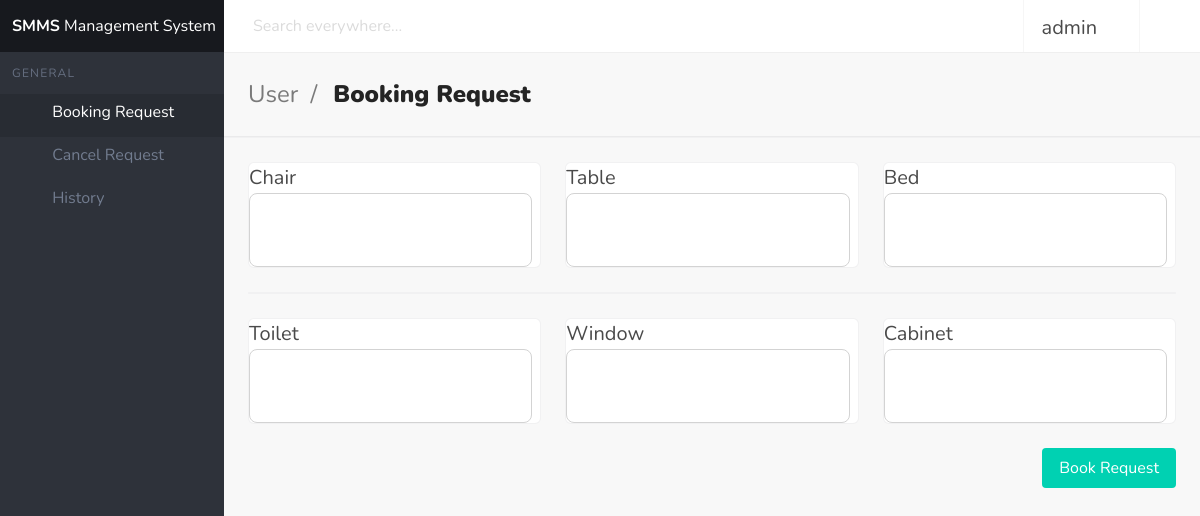
The app's page /home/ (signed in) with its own data.
### general/models.py (models this page shows)
class MaintenanceEquipment(models.Model):
    WINDOW = 'Window'
    TOLIET = 'Toilet'
    BED = 'Bed'
    CABINET = 'Cabinet'
    TABLE = 'Table'
    CHAIR = 'Chair'
    CATEGORY_CHOICES = [
        (WINDOW, 'Window'),
        (TOLIET, 'Toilet'),
        (BED, 'Bed'),
        (CABINET, 'Cabinet'),
        (TABLE, 'Table'),
        (CHAIR, 'Chair'),
    ]
    category = models.CharField(max_length=255, choices=CATEGORY_CHOICES)
    image_Url = models.CharField(max_length=2083)

### general/views.py (the view)
# urls.py: path('home/', views.userBooking, name="userBooking"),
def userBooking(request):
    equipment = MaintenanceEquipment.objects.all()[0]
    equipment2 = MaintenanceEquipment.objects.all()[1]
    equipment3 = MaintenanceEquipment.objects.all()[2]
    equipment4 = MaintenanceEquipment.objects.all()[3]
    equipment5 = MaintenanceEquipment.objects.all()[4]
    equipment6 = MaintenanceEquipment.objects.all()[5]
    form = CreateMaintenanceRequest(request.POST or None)
    if form.is_valid():
        form.save()
        form = CreateMaintenanceRequest()
        print("Success")
        return redirect('userBooking')
    context = {'equipment': equipment,
               'equipment2': equipment2, 'equipment3': equipment3,
               'equipment4': equipment4, 'equipment5': equipment5,
               'equipment6': equipment6, 'form': form}
    return render(request, 'userBooking.html', context)

### general/forms.py
class CreateMaintenanceRequest(ModelForm):
    class Meta:
        model = MaintenanceRequest
        fields = ['hostel', 'category', 'progress', 'remark']
        widgets = {
            'hostel': TextInput(attrs={
                'class': "control",
                'style': 'width: 100%; border: 1px solid #03071e; outline: none;',
            }),
            'category': Select(attrs={
                'class': "select is-fullwidth",
                'style': 'border: 1px solid  #03071e; outline: none;',
            }),
            'progress': Select(attrs={
                'class': "select is-fullwidth",
                'style': 'border: 1px solid #03071e; outline: none;',
            }),
            'remark': Textarea(attrs={
                'class': "textarea",
                'style': 'width: 100%; border: 1px solid #03071e; outline: none;',
            }),
        }

### general/templates/userBooking.html (shortened to what this page needs)
<!DOCTYPE html>
{% load static %}
<html
  lang="en"
  class="
    has-aside-left
    has-aside-mobile-transition
    has-navbar-fixed-top
    has-aside-expanded
  "
>
  <head>
    <link rel="stylesheet" href="{% static 'userMain.min.css' %}" />
  </head>
  <body>
    <div id="app">
      <form method="POST" action="">
        <nav id="navbar-main" class="navbar is-fixed-top">
          <div class="navbar-brand">
            <div class="navbar-item has-control">
              <div class="control">
                <input placeholder="Search everywhere..." class="input" />
              </div>
            </div>
          </div>
          <div class="navbar-menu fadeIn animated faster" id="navbar-menu">
            <div class="navbar-end">
              <div
                class="
                  navbar-item
                  has-dropdown
                  has-dropdown-with-icons
                  has-divider
                  has-user-avatar
                  is-hoverable
                "
              >
                <a class="navbar-link is-arrowless">
                  <div
                    class="is-user-name"
                    style="font-size: 20px; margin-top: 3px"
                  >
                    <span>{{request.user}}</span>
                  </div>
                  <span class="icon"></span>
                </a>
              </div>
              <a
                title="Log out"
                class="navbar-item is-desktop-icon-only"
                href="{% url 'logout' %}"
              >
                <span class="icon"></span>
              </a>
            </div>
          </div>
        </nav>
        <aside class="aside is-placed-left is-expanded">
          <div class="aside-tools">
            <div class="aside-tools-label">
              <span><b>SMMS</b> Management System</span>
            </div>
          </div>
          <div class="menu is-menu-main">
            <p class="menu-label">General</p>
            <ul class="menu-list">
              <li>
                <a
                  href="{% url 'userBooking' %}"
                  class="is-active router-link-active has-icon"
                >
                  <span class="icon"></span>
                  <span class="menu-item-label">Booking Request</span>
                </a>
              </li>
            </ul>
            <ul class="menu-list">
              <li>
                <a href="{% url 'userCancel' %}" class="has-icon">
                  <span class="icon"
                    ></span>
                  <span class="menu-item-label">Cancel Request</span>
                </a>
              </li>
              <li>
                <a href="{% url 'userHistory' %}" class="has-icon">
                  <span class="icon"></span>
                  <span class="menu-item-label">History</span>
                </a>
              </li>
            </ul>
          </div>
        </aside>
        <section class="section is-title-bar">
          <div class="level">
            <div class="level-left">
              <div class="level-item">
                <ul>
                  <li>User</li>
                  <li>Booking Request</li>
                </ul>
              </div>
            </div>
          </div>
        </section>
        <section class="hero is-hero-bar"></section>
        <section class="section is-main-section">
          <div class="tile is-ancestor">
            <div class="tile is-parent">
              <div class="card tile is-child textFile">
                <p style="font-size: 20px">{{equipment.category}}</p>
                <div
                  class="card-content dashboardCard-content"
                  style="margin-right: 8px"
                >
                  <div class="level is-mobile">
                    <div class="level-item">
                    </div>
                  </div>
                </div>
              </div>
            </div>
            <div class="tile is-parent">
              <div class="card tile is-child textFile">
                <p style="font-size: 20px">{{equipment2.category}}</p>
                <div
                  class="card-content dashboardCard-content"
                  style="margin-right: 8px"
                >
                  <div class="level is-mobile">
                    <div class="level-item">
                    </div>
                  </div>
                </div>
              </div>
            </div>
            <div class="tile is-parent">
              <div class="card tile is-child textFile">
                <p style="font-size: 20px">{{equipment3.category}}</p>
                <div
                  class="card-content dashboardCard-content"
                  style="margin-right: 8px"
                >
                  <div class="level is-mobile">
                    <div class="level-item">
                    </div>
                  </div>
                </div>
              </div>
            </div>
          </div>
          <div class="card"></div>
        </section>
        <section class="section is-main-section">
          <div class="tile is-ancestor">
            <div class="tile is-parent">
              <div class="card tile is-child textFile">
                <p style="font-size: 20px">{{equipment4.category}}</p>
                <div
                  class="card-content dashboardCard-content"
                  style="margin-right: 8px"
                >
                  <div class="level is-mobile">
                    <div class="level-item">
                    </div>
                  </div>
                </div>
              </div>
            </div>
            <div class="tile is-parent">
              <div class="card tile is-child textFile">
                <p style="font-size: 20px">{{equipment5.category}}</p>
                <div
                  class="card-content dashboardCard-content"
                  style="margin-right: 8px"
                >
                  <div class="level is-mobile">
                    <div class="level-item">
                    </div>
                  </div>
                </div>
              </div>
            </div>
            <div class="tile is-parent">
              <div class="card tile is-child textFile">
                <p style="font-size: 20px">{{equipment6.category}}</p>
                <div
                  class="card-content dashboardCard-content"
                  style="margin-right: 8px"
                >
                  <div class="level is-mobile">
                    <div class="level-item">
                    </div>
                  </div>
                </div>
              </div>
            </div>
          </div>
          <div>
            <button
              class="button is-primary jb-modal submitBtn"
              data-target="submit-modal"
              type="button"
            >
              Book Request
            </button>
          </div>
        </section>
      </form>
    </div>
    <link
      rel="stylesheet"
      href="https://cdn.materialdesignicons.com/4.9.95/css/materialdesignicons.min.css"
    />
  </body>
</html>

### records on screen
MaintenanceEquipment: category "Chair"
MaintenanceEquipment: category "Table"
MaintenanceEquipment: category "Bed"
MaintenanceEquipment: category "Toilet"
MaintenanceEquipment: category "Window"
MaintenanceEquipment: category "Cabinet"

### other values on screen
{{ request.user }} "admin"
